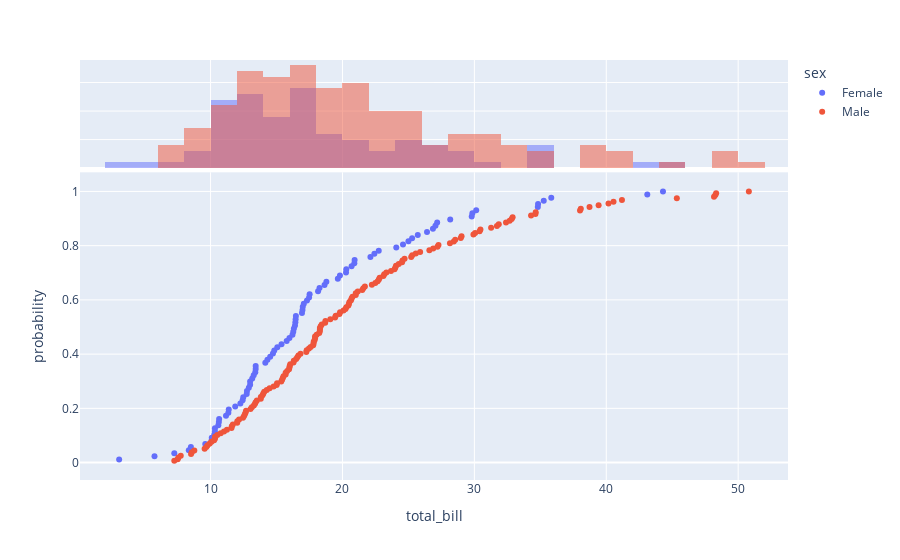

Notebook code for this chart:
### Markdown cell above
3.   Conjunto de datos que, de manera prevista, puedan expresar una relación lineal.

### Code cell
import plotly.express as px
df = px.data.tips()
fig = px.ecdf(df, x="total_bill", color="sex", markers=True, lines=False, marginal="histogram")
fig.show()

### Figure 1 — Plotly figure (JSON) as saved in the notebook; plotly's stock layout.template omitted (floating-point values rounded to 4 significant figures; data arrays with more than 128 entries replaced by an {"elided": "..."} marker saying what was removed)
{"data": [{"hovertemplate": "sex=Female<br>total_bill=%{x}<br>probability=%{y}<extra></extra>", "legendgroup": "Female", "line": {"dash": "solid", "shape": "hv"}, "marker": {"color": "#636efa", "symbol": "circle"}, "mode": "markers", "name": "Female", "orientation": "v", "showlegend": true, "type": "scatter", "x": [3.07, 5.75, 7.25, 8.35, 8.51, 9.6, 10.07, 10.09, 10.29, 10.33, 10.33, 10.59, 10.63, 10.65, 11.17, 11.35, 11.38, 11.87, 12.26, 12.43, 12.48, 12.74, 12.76, 12.9, 13, 13, 13.16, 13.27, 13.39, 13.42, 13.42, 14.15, 14.31, 14.52, 14.73, 14.83, 15.06, 15.38, 15.77, 15.98, 16.21, 16.27, 16.32, 16.4, 16.43, 16.45, 16.47, 16.93, 16.97, 16.99, 17.07, 17.31, 17.47, 17.51, 18.15, 18.26, 18.64, 18.78, 19.65, 19.81, 20.27, 20.29, 20.69, 20.9, 20.92, 22.12, 22.42, 22.75, 24.08, 24.59, 25, 25.28, 25.71, 26.41, 26.86, 27.05, 27.18, 28.17, 29.8, 29.85, 30.14, 34.81, 34.83, 35.26, 35.83, 43.11, 44.3], "xaxis": "x", "y": [0.01149, 0.02299, 0.03448, 0.04598, 0.05747, 0.06897, 0.08046, 0.09195, 0.1034, 0.1149, 0.1264, 0.1379, 0.1494, 0.1609, 0.1724, 0.1839, 0.1954, 0.2069, 0.2184, 0.2299, 0.2414, 0.2529, 0.2644, 0.2759, 0.2874, 0.2989, 0.3103, 0.3218, 0.3333, 0.3448, 0.3563, 0.3678, 0.3793, 0.3908, 0.4023, 0.4138, 0.4253, 0.4368, 0.4483, 0.4598, 0.4713, 0.4828, 0.4943, 0.5057, 0.5172, 0.5287, 0.5402, 0.5517, 0.5632, 0.5747, 0.5862, 0.5977, 0.6092, 0.6207, 0.6322, 0.6437, 0.6552, 0.6667, 0.6782, 0.6897, 0.7011, 0.7126, 0.7241, 0.7356, 0.7471, 0.7586, 0.7701, 0.7816, 0.7931, 0.8046, 0.8161, 0.8276, 0.8391, 0.8506, 0.8621, 0.8736, 0.8851, 0.8966, 0.908, 0.9195, 0.931, 0.9425, 0.954, 0.9655, 0.977, 0.9885, 1], "yaxis": "y"}, {"alignmentgroup": "True", "bingroup": "x", "hovertemplate": "sex=Female<br>total_bill=%{x}<br>count=%{y}<extra></extra>", "legendgroup": "Female", "marker": {"color": "#636efa"}, "name": "Female", "offsetgroup": "Female", "opacity": 0.5, "showlegend": false, "type": "histogram", "x": [3.07, 5.75, 7.25, 8.35, 8.51, 9.6, 10.07, 10.09, 10.29, 10.33, 10.33, 10.59, 10.63, 10.65, 11.17, 11.35, 11.38, 11.87, 12.26, 12.43, 12.48, 12.74, 12.76, 12.9, 13, 13, 13.16, 13.27, 13.39, 13.42, 13.42, 14.15, 14.31, 14.52, 14.73, 14.83, 15.06, 15.38, 15.77, 15.98, 16.21, 16.27, 16.32, 16.4, 16.43, 16.45, 16.47, 16.93, 16.97, 16.99, 17.07, 17.31, 17.47, 17.51, 18.15, 18.26, 18.64, 18.78, 19.65, 19.81, 20.27, 20.29, 20.69, 20.9, 20.92, 22.12, 22.42, 22.75, 24.08, 24.59, 25, 25.28, 25.71, 26.41, 26.86, 27.05, 27.18, 28.17, 29.8, 29.85, 30.14, 34.81, 34.83, 35.26, 35.83, 43.11, 44.3], "xaxis": "x2", "yaxis": "y2"}, {"hovertemplate": "sex=Male<br>total_bill=%{x}<br>probability=%{y}<extra></extra>", "legendgroup": "Male", "line": {"dash": "solid", "shape": "hv"}, "marker": {"color": "#EF553B", "symbol": "circle"}, "mode": "markers", "name": "Male", "orientation": "v", "showlegend": true, "type": "scatter", "x": {"elided": "157 float values"}, "xaxis": "x", "y": {"elided": "157 float values"}, "yaxis": "y"}, {"alignmentgroup": "True", "bingroup": "x", "hovertemplate": "sex=Male<br>total_bill=%{x}<br>count=%{y}<extra></extra>", "legendgroup": "Male", "marker": {"color": "#EF553B"}, "name": "Male", "offsetgroup": "Male", "opacity": 0.5, "showlegend": false, "type": "histogram", "x": {"elided": "157 float values"}, "xaxis": "x2", "yaxis": "y2"}], "layout": {"barmode": "overlay", "legend": {"title": {"text": "sex"}, "tracegroupgap": 0}, "margin": {"t": 60}, "xaxis": {"anchor": "y", "domain": [0, 1], "title": {"text": "total_bill"}}, "xaxis2": {"anchor": "y2", "domain": [0, 1], "matches": "x", "showgrid": true, "showticklabels": false}, "yaxis": {"anchor": "x", "domain": [0, 0.7326], "title": {"text": "probability"}}, "yaxis2": {"anchor": "x2", "domain": [0.7426, 1], "matches": "y2", "showgrid": true, "showline": false, "showticklabels": false, "ticks": ""}}}
